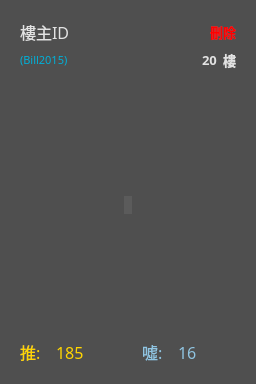
<?xml version="1.0" encoding="UTF-8"?>
<ui version="4.0">
 <class>Form</class>
 <widget class="QWidget" name="Form">
  <property name="geometry">
   <rect>
    <x>0</x>
    <y>0</y>
    <width>256</width>
    <height>384</height>
   </rect>
  </property>
  <property name="sizePolicy">
   <sizepolicy hsizetype="Preferred" vsizetype="Preferred">
    <horstretch>0</horstretch>
    <verstretch>0</verstretch>
   </sizepolicy>
  </property>
  <property name="minimumSize">
   <size>
    <width>256</width>
    <height>384</height>
   </size>
  </property>
  <property name="windowTitle">
   <string>Form</string>
  </property>
  <property name="styleSheet">
   <string notr="true">background-color:rgb(79, 79, 79)</string>
  </property>
  <layout class="QHBoxLayout" name="horizontalLayout_4">
   <item>
    <widget class="QWidget" name="imageWidget" native="true">
     <layout class="QVBoxLayout" name="verticalLayout">
      <item>
       <layout class="QHBoxLayout" name="horizontalLayout">
        <property name="sizeConstraint">
         <enum>QLayout::SetMaximumSize</enum>
        </property>
        <item>
         <widget class="QLabel" name="authorNameLabel">
          <property name="sizePolicy">
           <sizepolicy hsizetype="Preferred" vsizetype="Fixed">
            <horstretch>0</horstretch>
            <verstretch>0</verstretch>
           </sizepolicy>
          </property>
          <property name="maximumSize">
           <size>
            <width>16777215</width>
            <height>30</height>
           </size>
          </property>
          <property name="font">
           <font>
            <family>微軟正黑體</family>
            <pointsize>12</pointsize>
            <weight>50</weight>
            <bold>false</bold>
           </font>
          </property>
          <property name="styleSheet">
           <string notr="true">color:rgb(226, 226, 226)</string>
          </property>
          <property name="text">
           <string>樓主ID</string>
          </property>
         </widget>
        </item>
        <item>
         <spacer name="horizontalSpacer">
          <property name="orientation">
           <enum>Qt::Horizontal</enum>
          </property>
          <property name="sizeType">
           <enum>QSizePolicy::MinimumExpanding</enum>
          </property>
          <property name="sizeHint" stdset="0">
           <size>
            <width>40</width>
            <height>20</height>
           </size>
          </property>
         </spacer>
        </item>
        <item>
         <widget class="QLabel" name="deleteLabel">
          <property name="sizePolicy">
           <sizepolicy hsizetype="Preferred" vsizetype="Fixed">
            <horstretch>0</horstretch>
            <verstretch>0</verstretch>
           </sizepolicy>
          </property>
          <property name="maximumSize">
           <size>
            <width>16777215</width>
            <height>40</height>
           </size>
          </property>
          <property name="font">
           <font>
            <family>微軟正黑體</family>
            <pointsize>10</pointsize>
            <weight>75</weight>
            <bold>true</bold>
           </font>
          </property>
          <property name="styleSheet">
           <string notr="true">color:red</string>
          </property>
          <property name="text">
           <string>刪除</string>
          </property>
         </widget>
        </item>
       </layout>
      </item>
      <item>
       <layout class="QHBoxLayout" name="horizontalLayout_3">
        <property name="sizeConstraint">
         <enum>QLayout::SetFixedSize</enum>
        </property>
        <item>
         <widget class="QLabel" name="authorIDLabel">
          <property name="sizePolicy">
           <sizepolicy hsizetype="Preferred" vsizetype="Fixed">
            <horstretch>0</horstretch>
            <verstretch>0</verstretch>
           </sizepolicy>
          </property>
          <property name="maximumSize">
           <size>
            <width>16777215</width>
            <height>30</height>
           </size>
          </property>
          <property name="font">
           <font>
            <family>微軟正黑體</family>
            <pointsize>8</pointsize>
            <weight>50</weight>
            <bold>false</bold>
           </font>
          </property>
          <property name="styleSheet">
           <string notr="true">color:rgb(0, 176, 216)</string>
          </property>
          <property name="text">
           <string>(Bill2015)</string>
          </property>
         </widget>
        </item>
        <item>
         <spacer name="horizontalSpacer_3">
          <property name="orientation">
           <enum>Qt::Horizontal</enum>
          </property>
          <property name="sizeHint" stdset="0">
           <size>
            <width>40</width>
            <height>20</height>
           </size>
          </property>
         </spacer>
        </item>
        <item>
         <widget class="QLabel" name="floorLabel">
          <property name="sizePolicy">
           <sizepolicy hsizetype="Preferred" vsizetype="Fixed">
            <horstretch>0</horstretch>
            <verstretch>0</verstretch>
           </sizepolicy>
          </property>
          <property name="maximumSize">
           <size>
            <width>16777215</width>
            <height>30</height>
           </size>
          </property>
          <property name="font">
           <font>
            <family>微軟正黑體</family>
            <pointsize>10</pointsize>
            <weight>75</weight>
            <bold>true</bold>
           </font>
          </property>
          <property name="styleSheet">
           <string notr="true">color:rgb(226, 226, 226)</string>
          </property>
          <property name="text">
           <string>20</string>
          </property>
         </widget>
        </item>
        <item>
         <widget class="QLabel" name="floorDisplayLabel">
          <property name="sizePolicy">
           <sizepolicy hsizetype="Preferred" vsizetype="Fixed">
            <horstretch>0</horstretch>
            <verstretch>0</verstretch>
           </sizepolicy>
          </property>
          <property name="maximumSize">
           <size>
            <width>16777215</width>
            <height>30</height>
           </size>
          </property>
          <property name="font">
           <font>
            <family>微軟正黑體</family>
            <pointsize>10</pointsize>
            <weight>75</weight>
            <bold>true</bold>
           </font>
          </property>
          <property name="styleSheet">
           <string notr="true">color:rgb(226, 226, 226)</string>
          </property>
          <property name="text">
           <string>樓</string>
          </property>
         </widget>
        </item>
       </layout>
      </item>
      <item>
       <layout class="QGridLayout" name="gridLayout">
        <item row="0" column="2">
         <spacer name="verticalSpacer">
          <property name="orientation">
           <enum>Qt::Vertical</enum>
          </property>
          <property name="sizeHint" stdset="0">
           <size>
            <width>5</width>
            <height>0</height>
           </size>
          </property>
         </spacer>
        </item>
        <item row="1" column="3">
         <spacer name="horizontalSpacer_4">
          <property name="orientation">
           <enum>Qt::Horizontal</enum>
          </property>
          <property name="sizeType">
           <enum>QSizePolicy::MinimumExpanding</enum>
          </property>
          <property name="sizeHint" stdset="0">
           <size>
            <width>0</width>
            <height>5</height>
           </size>
          </property>
         </spacer>
        </item>
        <item row="1" column="2">
         <widget class="QLabel" name="imageLabel">
          <property name="enabled">
           <bool>true</bool>
          </property>
          <property name="sizePolicy">
           <sizepolicy hsizetype="Minimum" vsizetype="Minimum">
            <horstretch>0</horstretch>
            <verstretch>0</verstretch>
           </sizepolicy>
          </property>
          <property name="minimumSize">
           <size>
            <width>0</width>
            <height>0</height>
           </size>
          </property>
          <property name="maximumSize">
           <size>
            <width>324</width>
            <height>324</height>
           </size>
          </property>
          <property name="font">
           <font>
            <family>jf open 粉圓 1.1</family>
            <pointsize>10</pointsize>
           </font>
          </property>
          <property name="contextMenuPolicy">
           <enum>Qt::DefaultContextMenu</enum>
          </property>
          <property name="styleSheet">
           <string notr="true">background-color:rgb(91, 91, 91);
color:rgb(231, 231, 231)</string>
          </property>
          <property name="text">
           <string/>
          </property>
          <property name="scaledContents">
           <bool>false</bool>
          </property>
          <property name="alignment">
           <set>Qt::AlignCenter</set>
          </property>
          <property name="openExternalLinks">
           <bool>false</bool>
          </property>
         </widget>
        </item>
        <item row="1" column="0">
         <spacer name="horizontalSpacer_5">
          <property name="orientation">
           <enum>Qt::Horizontal</enum>
          </property>
          <property name="sizeType">
           <enum>QSizePolicy::MinimumExpanding</enum>
          </property>
          <property name="sizeHint" stdset="0">
           <size>
            <width>0</width>
            <height>5</height>
           </size>
          </property>
         </spacer>
        </item>
        <item row="2" column="2">
         <spacer name="verticalSpacer_2">
          <property name="orientation">
           <enum>Qt::Vertical</enum>
          </property>
          <property name="sizeHint" stdset="0">
           <size>
            <width>5</width>
            <height>0</height>
           </size>
          </property>
         </spacer>
        </item>
       </layout>
      </item>
      <item>
       <layout class="QHBoxLayout" name="horizontalLayout_2">
        <property name="sizeConstraint">
         <enum>QLayout::SetFixedSize</enum>
        </property>
        <item>
         <widget class="QLabel" name="gpDisplayLabel">
          <property name="minimumSize">
           <size>
            <width>30</width>
            <height>0</height>
           </size>
          </property>
          <property name="maximumSize">
           <size>
            <width>30</width>
            <height>16777215</height>
           </size>
          </property>
          <property name="font">
           <font>
            <family>微軟正黑體</family>
            <pointsize>12</pointsize>
            <weight>50</weight>
            <bold>false</bold>
           </font>
          </property>
          <property name="styleSheet">
           <string notr="true">color:rgb(255, 213, 1)</string>
          </property>
          <property name="text">
           <string>推:</string>
          </property>
         </widget>
        </item>
        <item>
         <widget class="QLabel" name="gpLabel">
          <property name="maximumSize">
           <size>
            <width>50</width>
            <height>16777215</height>
           </size>
          </property>
          <property name="font">
           <font>
            <family>微軟正黑體</family>
            <pointsize>12</pointsize>
            <weight>50</weight>
            <bold>false</bold>
           </font>
          </property>
          <property name="styleSheet">
           <string notr="true">color:rgb(255, 213, 1)</string>
          </property>
          <property name="text">
           <string>185</string>
          </property>
         </widget>
        </item>
        <item>
         <spacer name="horizontalSpacer_2">
          <property name="orientation">
           <enum>Qt::Horizontal</enum>
          </property>
          <property name="sizeType">
           <enum>QSizePolicy::Fixed</enum>
          </property>
          <property name="sizeHint" stdset="0">
           <size>
            <width>30</width>
            <height>20</height>
           </size>
          </property>
         </spacer>
        </item>
        <item>
         <widget class="QLabel" name="bpDisplayLabel">
          <property name="minimumSize">
           <size>
            <width>30</width>
            <height>0</height>
           </size>
          </property>
          <property name="maximumSize">
           <size>
            <width>30</width>
            <height>16777215</height>
           </size>
          </property>
          <property name="font">
           <font>
            <family>微軟正黑體</family>
            <pointsize>12</pointsize>
            <weight>50</weight>
            <bold>false</bold>
           </font>
          </property>
          <property name="styleSheet">
           <string notr="true">color:rgb(144, 197, 226)</string>
          </property>
          <property name="text">
           <string>噓:</string>
          </property>
         </widget>
        </item>
        <item>
         <widget class="QLabel" name="bpLabel">
          <property name="font">
           <font>
            <family>微軟正黑體</family>
            <pointsize>12</pointsize>
            <weight>50</weight>
            <bold>false</bold>
           </font>
          </property>
          <property name="styleSheet">
           <string notr="true">color:rgb(144, 197, 226)</string>
          </property>
          <property name="text">
           <string>16</string>
          </property>
         </widget>
        </item>
       </layout>
      </item>
     </layout>
    </widget>
   </item>
  </layout>
 </widget>
 <resources/>
 <connections/>
</ui>
